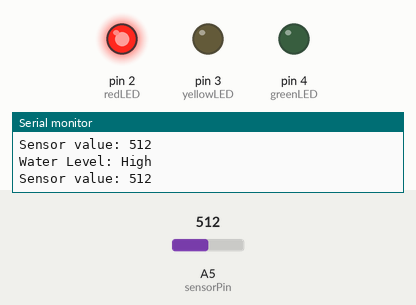
Simulated run of this sketch. Board: Arduino Uno, built with avr-gcc and run on an emulated ATmega328P. On the bench: output pins drawn as LEDs (lit = HIGH), the last lines printed to the serial monitor. The test bench sets the inputs (shaded band); at power-on: A5 (sensorPin) = 512. Pins used as bus, display or sensor lines are not drawn.

Above: at 2.8 s.
2.9 s: A5 (sensorPin) set to 165
6.2 s: A5 (sensorPin) set to 140
At 9.6 s:
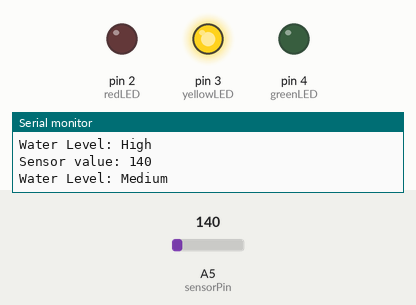
10.5 s: A5 (sensorPin) set to 110
14.2 s: A5 (sensorPin) set to 90
At 18.2 s:
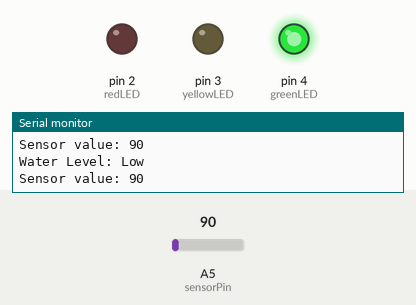
18.5 s: A5 (sensorPin) set to 109
At 22.3 s:
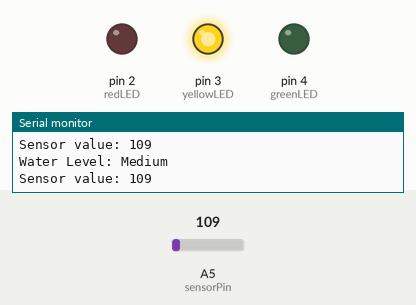
22.6 s: A5 (sensorPin) set to 89
At 26.1 s:
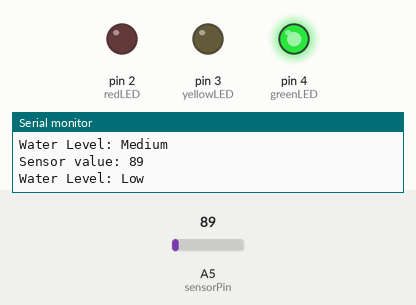
Timing chart, 0 to 27.6 s (numbered marks = the images above; inputs shaded):
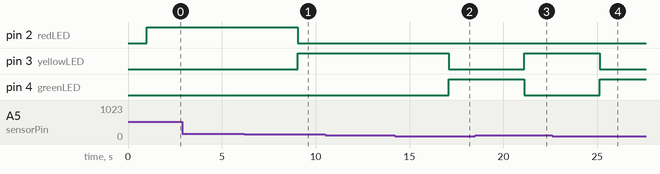

The sketch:

WaterLevelSensor.ino
```cpp
// Sensor pins
#define sensorPower 7
#define sensorPin A5

// Value for storing water level
int val = 0;

// Declare pins to which LEDs are connected
int redLED = 2;
int yellowLED = 3;
int greenLED = 4;

void setup() {
  Serial.begin(9600);
  pinMode(sensorPower, OUTPUT);
  digitalWrite(sensorPower, LOW);
// Set LED pins as an OUTPUT
  pinMode(redLED, OUTPUT);
  pinMode(yellowLED, OUTPUT);
  pinMode(greenLED, OUTPUT);

  // Initially turn off all LEDs
  digitalWrite(redLED, LOW);
  digitalWrite(yellowLED, LOW);
  digitalWrite(greenLED, LOW);
}
void loop() {
  int level = readSensor();

  if (level == 0) {
    Serial.println("Water Level: Empty");
    digitalWrite(redLED, LOW);
    digitalWrite(yellowLED, LOW);
    digitalWrite(greenLED, LOW);
  }
  else if (level > 0 && level <= 99) {
    Serial.println("Water Level: Low");
    digitalWrite(redLED, LOW);
    digitalWrite(yellowLED, LOW);
    digitalWrite(greenLED, HIGH);
  }
  else if (level >= 100 && level <= 150) { // Corrected the condition here
    Serial.println("Water Level: Medium");
    digitalWrite(redLED, LOW);
    digitalWrite(yellowLED, HIGH);
    digitalWrite(greenLED, LOW);
  }
  else if (level > 155) {
    Serial.println("Water Level: High");
    digitalWrite(redLED, HIGH);
    digitalWrite(yellowLED, LOW);
    digitalWrite(greenLED, LOW);
  }
  delay(1000); // Wait for a second before reading again
}
// Function to get the reading from the water level sensor
int readSensor() {
  digitalWrite(sensorPower, HIGH); // Turn on the sensor
  delay(10); // Wait a bit for sensor to stabilize
  val = analogRead(sensorPin); // Read the sensor value
  digitalWrite(sensorPower, LOW); // Turn off the sensor
  Serial.print("Sensor value: ");
  Serial.println(val);

  delay(1000);
  return val;
}
```

Measured:
- the behaviour switches between 151 and 150 on A5 (sensorPin) (found by bisection; images 0 and 1)
- the behaviour switches between 100 and 99 on A5 (sensorPin) (found by bisection; images 1 and 2)
- after the input at 6.2 s, pin 2 (redLED): HIGH → LOW after 2.9 s; pin 3 (yellowLED): LOW → HIGH after 2.9 s
- after the input at 14.2 s, pin 3 (yellowLED): HIGH → LOW after 2.9 s; pin 4 (greenLED): LOW → HIGH after 2.9 s
- after the input at 18.5 s, pin 3 (yellowLED): LOW → HIGH after 2.6 s; pin 4 (greenLED): HIGH → LOW after 2.6 s
- after the input at 22.6 s, pin 3 (yellowLED): HIGH → LOW after 2.5 s; pin 4 (greenLED): LOW → HIGH after 2.5 s
